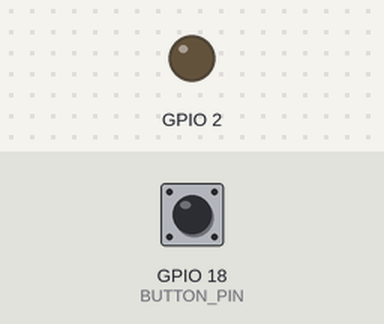
A program run on a simulated ESP32. Parts: output pins drawn as LEDs (lit = HIGH). The test bench sets the inputs (shaded band); at power-on: GPIO 18 (BUTTON_PIN) HIGH. EEPROM starts erased.

Above: at 1.3 s.
1.4 s: GPIO 18 (BUTTON_PIN) pulled LOW for 0.15 s
At 1.9 s:
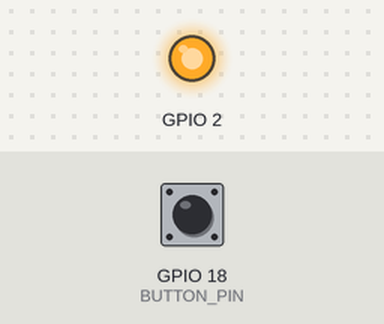
3.0 s: GPIO 18 (BUTTON_PIN) pulled LOW for 1 s
At 4.3 s:
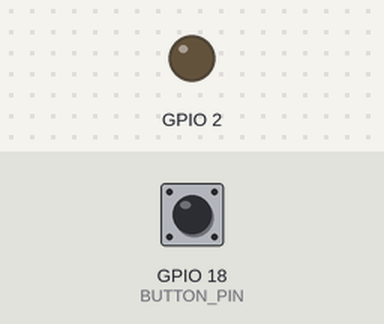
5.5 s: GPIO 18 (BUTTON_PIN) pulled LOW for 3.2 s
At 6.2 s:
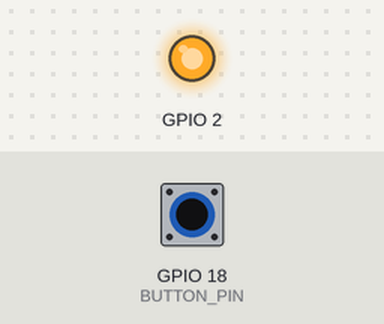
Timing chart, 0 to 8.5 s (numbered marks = the images above; inputs shaded):
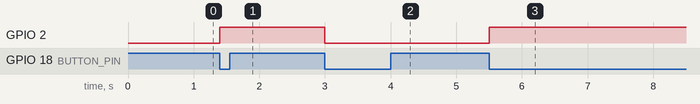

Measured:
- after the input at 1.4 s, GPIO 2: LOW → HIGH at once
- after the input at 3.0 s, GPIO 2: HIGH → LOW at once
- after the input at 5.5 s, GPIO 2: LOW → HIGH at once

The program:

main.cpp
```cpp
#include <Arduino.h>
#include <Preferences.h>
#include "esp_log.h"

#define STORAGE_NAME "storage"
#define LED_STATUS_KEY "led"
#define SSID_KEY "ssid"
#define SSID_PASSWORD_KEY "password"
#define BUTTON_PIN 18

bool ledStatus = LOW;
bool changLedStatus = false;

portMUX_TYPE gpioIntMux = portMUX_INITIALIZER_UNLOCKED;

Preferences storage;
String input, ssid, password;

void IRAM_ATTR gpioISR();
bool endsWithChar(String str, char suffix);

void setup() {
    pinMode(BUTTON_PIN, INPUT_PULLUP);
    pinMode(BUILTIN_LED, OUTPUT);
    attachInterrupt(BUTTON_PIN, &gpioISR, FALLING);


    Serial.begin(9600);
    // Initialize Preferences and read LED status
    storage.begin(STORAGE_NAME);
    delay(100);
    ledStatus = storage.getBool(LED_STATUS_KEY);
    digitalWrite(BUILTIN_LED, ledStatus);
    storage.end();

    // Print current SSID
    storage.begin(STORAGE_NAME);
    ssid = storage.getString(SSID_KEY);
    password = storage.getString(SSID_PASSWORD_KEY);
    ESP_LOGI("SETUP", "SSID name: %s", ssid);
    ESP_LOGI("SETUP", "SSID password: %s", password);
    password.clear();
    ssid.clear();
    storage.end();
}

void loop() {
    if(changLedStatus) {
        portENTER_CRITICAL(&gpioIntMux);
        changLedStatus = false;
        portEXIT_CRITICAL(&gpioIntMux);

        ledStatus = !ledStatus;
        digitalWrite(BUILTIN_LED, ledStatus);

        storage.begin(STORAGE_NAME);
        storage.putBool(LED_STATUS_KEY, ledStatus);
        storage.end();
    }

    if (Serial.available()) {
        input = Serial.readString();

        ESP_LOGI("UART RECEIVE", "input: %s", input);

        int firstSemicolon = input.indexOf(';');

        if (firstSemicolon != -1) {
            // Extract the substring before the first semicolon and store it in ssid
            ssid = input.substring(0, firstSemicolon);
            storage.begin(STORAGE_NAME);
            storage.putString(SSID_KEY, ssid);
            storage.end();
            ESP_LOGI("Storage", "saved SSID: %s", ssid);

            // Find the position of the second semicolon
            int secondSemicolon = input.indexOf(';', firstSemicolon + 1);

            // Check if the second semicolon is found
            if (secondSemicolon != -1) {
                // Extract the substring between the first and second semicolons and store it in y
                password = input.substring(firstSemicolon + 1, secondSemicolon);
                storage.begin(STORAGE_NAME);
                storage.putString(SSID_PASSWORD_KEY, password);
                storage.end();
                ESP_LOGI("Storage", "saved password: %s", password);
            }
        }
        input.clear();
    }

}

void IRAM_ATTR gpioISR() {
    portENTER_CRITICAL(&gpioIntMux);
    changLedStatus = true;
    portEXIT_CRITICAL(&gpioIntMux);
}
```
